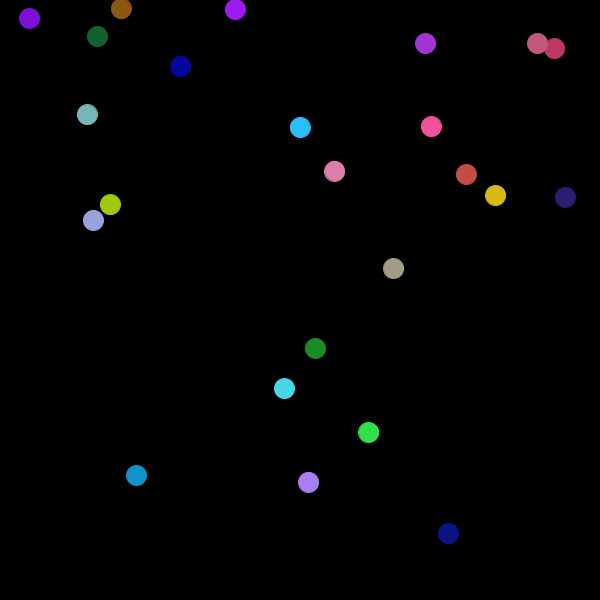
Frame 1 (no input)
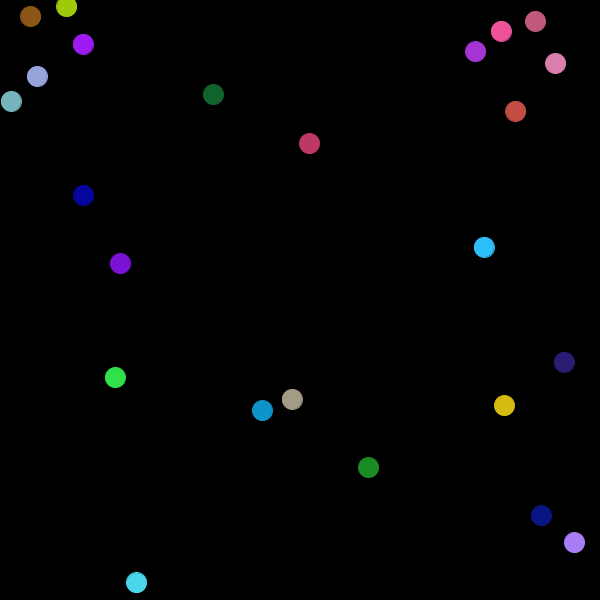
Frame 60 (the mouse pressed at the canvas centre just before this capture)
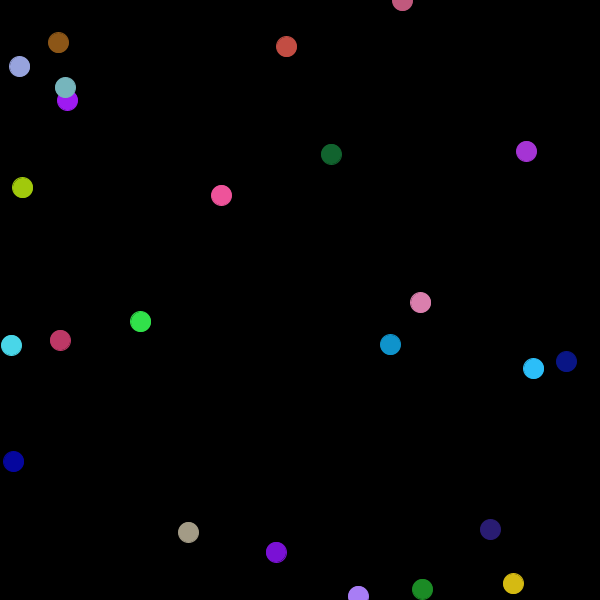
Frame 120 (the mouse held since frame 60 and released just before this capture)

The Processing sketch that drew these frames (run headless with seeded random() and noise(); from frame 60 on, the mouse is pressed at the canvas centre):

// Processing sketch: Chain_Reaction
// ── Chain_Reaction.pde
//Clyde "Thluffy" Sinclair
//APCS2 pd00
//HW40 -- Cementing OOPiness, familiarizing with common animation techniques
//2017-05-15   

/**
 * demo for Processing 
 * this driver file is in dir of same name
 * (eg Chain_Reaction/Chain_Reaction.pde)
 * ...along with definition of class Ball (Ball.pde)
 **/

//array of Balls to animate
Ball[] balls;

//global boolean to tell whether reaction has been triggered
boolean reactionStarted;


//tasks to perform once, upon launch
void setup() 
{
  //set canvas size to 600x600 pixels
  size(600, 600);

  //until mouse is clicked, reaction has not started
  reactionStarted = false; 

  //initialize array   
  balls = new Ball[25];

  //instantiate each Ball
  for (int i=0; i < balls.length; i++ )
    balls[i] = new Ball();

  //special Ball for seeding reaction
  //init'd to DEAD, will come to life upon click
  balls[0].state = Ball.DEAD;
}


//tasks to be performed with each screen refresh
void draw() {
  //repaint background, effectively erasing ball "ghosts"
  background(0); 

  //iterate through balls, updating each
  for (int i=0; i < balls.length; i++ ) {

    //check for growth state and collisions, update state vars accordingly
    if ( balls[i].state == Ball.GROWING || balls[i].state == Ball.SHRINKING) {      
      for (int j=0; j < balls.length; j++ ) {
        if ( balls[j].state == Ball.MOVING && balls[i].isTouching( balls[j] ) )
          balls[j].state = Ball.GROWING;
      }
    }
  }

  //iterate thru balls, re-drawing and processing according to state
  for (int i=0; i < balls.length; i++ ) {
    balls[i].drawMe();
    balls[i].process();
  }
}


//upon primary mouse button click, start reaction at pointer location 
//(bring special dead ball to life)
void mouseClicked() 
{
  if ( !reactionStarted ) {
    balls[0].x = mouseX;
    balls[0].y = mouseY;
    balls[0].rad = 0.1;
    balls[0].state = Ball.GROWING;
    reactionStarted = true;
  }
}
// ── Ball.pde
//Clyde "Thluffy" Sinclair
//APCS2 pd00
//HW40 -- Cementing OOPiness, familiarizing with common animation techniques
//2017-05-15   

/**
 * demo for Processing 
 * this class definition must be in same folder as driver file
 * (eg Chain_Reaction/Chain_Reaction.pde, Chain_Reaction/Ball.pde)
 **/

class Ball 
{

  //constants to represent state of a Ball
  final static int MOVING = 0;
  final static int GROWING = 1;
  final static int SHRINKING = 2;
  final static int DEAD = 3;

  //modify these to affect growth rate and threshold radius
  final float CHANGE_FACTOR = .25;
  final float MAX_RADIUS = 50;

  //position
  float x;
  float y;

  //radius
  float rad;

  //color
  color c;

  //change in x, y for each repaint
  float dx;
  float dy;

  //current state
  int state;

  /* used in development...
   Ball(float initX, float initY, color initC, float initDX, float initDY) {
   x = initX;
   y = initY;
   r = 50;
   c = initC;
   dx = initDX;
   dy = initDY;
   }
   */


  Ball() 
  {
    //init random color
    float r = random(256);
    float g = random(256);
    float b = random(256);
    c = color(r, g, b);

    //init radius
    rad = 10;

    //init random placement
    x = random((width - rad) + rad/2);
    y = random((height - rad) + rad/2);

    dx = random(10) - 5;
    dy = random(10) - 5;

    //all live Balls are in motion at startup
    state = MOVING;
  }


  //effect motion   
  void move() 
  {
    x = x + dx;
    y = y + dy;
    bounce();
  }

  //do stuff, according to state
  void process() 
  {
    if ( rad >= MAX_RADIUS )
      state = SHRINKING;
    if ( rad <= 0 ) 
      state = DEAD;
    if ( state == MOVING )
      move();
    else if ( state == GROWING )
      grow();
    else if ( state == SHRINKING )
      shrink();
  }

  //update visual representation according to current attribute vals
  void drawMe() 
  { 
    if ( state != DEAD ) {
      ellipseMode(RADIUS);
      fill(c);
      stroke(c);
      ellipse(x, y, rad, rad);
    }
  }

  //effect bounce
  void bounce() 
  {
    if (x < 0 ) 
      dx = abs(dx);
    if ( x > width ) 
      dx = -1 * abs(dx);
    if (y < 0 ) 
      dy = abs(dy);
    if ( y > height ) 
      dy = -1 * abs(dy);
  }

  //collision detection
  boolean isTouching( Ball other ) 
  {
    return sqrt( (x - other.x) * (x - other.x) + (y - other.y) * (y - other.y) ) < rad + other.rad;
  }


  //effect growth
  void grow() 
  {
    rad = rad + CHANGE_FACTOR;
  }


  //effect shrinkage
  void shrink() 
  {
    rad = rad - CHANGE_FACTOR;
  }
  
}//end class
